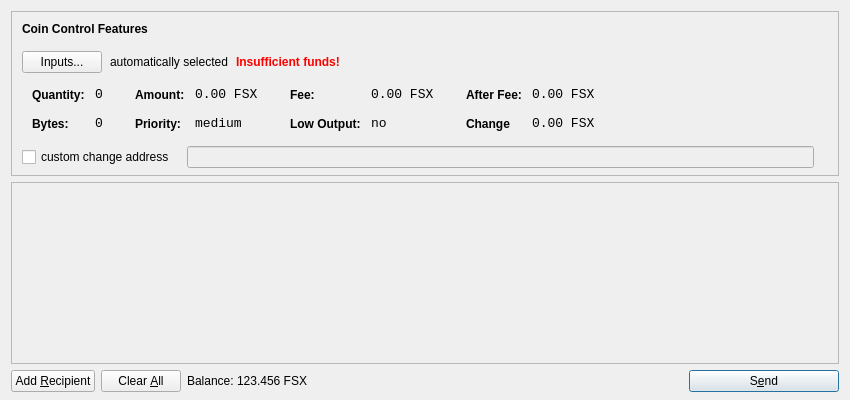
<?xml version="1.0" encoding="UTF-8"?>
<ui version="4.0">
 <class>SendCoinsDialog</class>
 <widget class="QDialog" name="SendCoinsDialog">
  <property name="geometry">
   <rect>
    <x>0</x>
    <y>0</y>
    <width>850</width>
    <height>400</height>
   </rect>
  </property>
  <property name="windowTitle">
   <string>Send Coins</string>
  </property>
  <property name="styleSheet">
   <string notr="true">background-image: url(:/images/bk);</string>
  </property>
  <layout class="QVBoxLayout" name="verticalLayout" stretch="0,1,0">
   <property name="bottomMargin">
    <number>8</number>
   </property>
   <item>
    <widget class="QFrame" name="frameCoinControl">
     <property name="sizePolicy">
      <sizepolicy hsizetype="Expanding" vsizetype="Expanding">
       <horstretch>0</horstretch>
       <verstretch>0</verstretch>
      </sizepolicy>
     </property>
     <property name="maximumSize">
      <size>
       <width>16777215</width>
       <height>16777215</height>
      </size>
     </property>
     <property name="frameShape">
      <enum>QFrame::StyledPanel</enum>
     </property>
     <property name="frameShadow">
      <enum>QFrame::Sunken</enum>
     </property>
     <layout class="QVBoxLayout" name="verticalLayoutCoinControl2">
      <property name="spacing">
       <number>6</number>
      </property>
      <property name="leftMargin">
       <number>0</number>
      </property>
      <property name="topMargin">
       <number>0</number>
      </property>
      <property name="rightMargin">
       <number>0</number>
      </property>
      <property name="bottomMargin">
       <number>6</number>
      </property>
      <item>
       <layout class="QVBoxLayout" name="verticalLayoutCoinControl" stretch="0,0,0,0,1">
        <property name="spacing">
         <number>0</number>
        </property>
        <property name="leftMargin">
         <number>10</number>
        </property>
        <property name="topMargin">
         <number>10</number>
        </property>
        <item>
         <layout class="QHBoxLayout" name="horizontalLayoutCoinControl1">
          <property name="bottomMargin">
           <number>15</number>
          </property>
          <item>
           <widget class="QLabel" name="labelCoinControlFeatures">
            <property name="sizePolicy">
             <sizepolicy hsizetype="Preferred" vsizetype="Maximum">
              <horstretch>0</horstretch>
              <verstretch>0</verstretch>
             </sizepolicy>
            </property>
            <property name="font">
             <font>
              <weight>75</weight>
              <bold>true</bold>
             </font>
            </property>
            <property name="styleSheet">
             <string notr="true">font-weight:bold;</string>
            </property>
            <property name="text">
             <string>Coin Control Features</string>
            </property>
           </widget>
          </item>
         </layout>
        </item>
        <item>
         <layout class="QHBoxLayout" name="horizontalLayoutCoinControl2" stretch="0,0,0,0">
          <property name="spacing">
           <number>8</number>
          </property>
          <property name="bottomMargin">
           <number>10</number>
          </property>
          <item>
           <widget class="QPushButton" name="pushButtonCoinControl">
            <property name="styleSheet">
             <string notr="true"/>
            </property>
            <property name="text">
             <string>Inputs...</string>
            </property>
           </widget>
          </item>
          <item>
           <widget class="QLabel" name="labelCoinControlAutomaticallySelected">
            <property name="text">
             <string>automatically selected</string>
            </property>
            <property name="margin">
             <number>5</number>
            </property>
           </widget>
          </item>
          <item>
           <widget class="QLabel" name="labelCoinControlInsuffFunds">
            <property name="font">
             <font>
              <weight>75</weight>
              <bold>true</bold>
             </font>
            </property>
            <property name="styleSheet">
             <string notr="true">color:red;font-weight:bold;</string>
            </property>
            <property name="text">
             <string>Insufficient funds!</string>
            </property>
            <property name="margin">
             <number>5</number>
            </property>
           </widget>
          </item>
          <item>
           <spacer name="horizontalSpacerCoinControl">
            <property name="orientation">
             <enum>Qt::Horizontal</enum>
            </property>
            <property name="sizeHint" stdset="0">
             <size>
              <width>40</width>
              <height>1</height>
             </size>
            </property>
           </spacer>
          </item>
         </layout>
        </item>
        <item>
         <widget class="QWidget" name="widgetCoinControl" native="true">
          <property name="sizePolicy">
           <sizepolicy hsizetype="Preferred" vsizetype="Preferred">
            <horstretch>0</horstretch>
            <verstretch>0</verstretch>
           </sizepolicy>
          </property>
          <property name="minimumSize">
           <size>
            <width>0</width>
            <height>0</height>
           </size>
          </property>
          <property name="styleSheet">
           <string notr="true"/>
          </property>
          <layout class="QHBoxLayout" name="horizontalLayoutCoinControl5">
           <property name="leftMargin">
            <number>0</number>
           </property>
           <property name="topMargin">
            <number>0</number>
           </property>
           <property name="rightMargin">
            <number>0</number>
           </property>
           <property name="bottomMargin">
            <number>0</number>
           </property>
           <item>
            <layout class="QHBoxLayout" name="horizontalLayoutCoinControl3" stretch="0,0,0,1">
             <property name="spacing">
              <number>20</number>
             </property>
             <property name="topMargin">
              <number>0</number>
             </property>
             <property name="bottomMargin">
              <number>10</number>
             </property>
             <item>
              <layout class="QFormLayout" name="formLayoutCoinControl1">
               <property name="horizontalSpacing">
                <number>10</number>
               </property>
               <property name="verticalSpacing">
                <number>14</number>
               </property>
               <property name="leftMargin">
                <number>10</number>
               </property>
               <property name="topMargin">
                <number>4</number>
               </property>
               <property name="rightMargin">
                <number>6</number>
               </property>
               <item row="0" column="0">
                <widget class="QLabel" name="labelCoinControlQuantityText">
                 <property name="styleSheet">
                  <string notr="true">font-weight:bold;</string>
                 </property>
                 <property name="text">
                  <string>Quantity:</string>
                 </property>
                 <property name="margin">
                  <number>0</number>
                 </property>
                </widget>
               </item>
               <item row="0" column="1">
                <widget class="QLabel" name="labelCoinControlQuantity">
                 <property name="font">
                  <font>
                   <family>Monospace</family>
                   <pointsize>10</pointsize>
                  </font>
                 </property>
                 <property name="cursor">
                  <cursorShape>IBeamCursor</cursorShape>
                 </property>
                 <property name="contextMenuPolicy">
                  <enum>Qt::ActionsContextMenu</enum>
                 </property>
                 <property name="text">
                  <string>0</string>
                 </property>
                 <property name="margin">
                  <number>0</number>
                 </property>
                 <property name="textInteractionFlags">
                  <set>Qt::LinksAccessibleByMouse|Qt::TextSelectableByKeyboard|Qt::TextSelectableByMouse</set>
                 </property>
                </widget>
               </item>
               <item row="1" column="0">
                <widget class="QLabel" name="labelCoinControlBytesText">
                 <property name="styleSheet">
                  <string notr="true">font-weight:bold;</string>
                 </property>
                 <property name="text">
                  <string>Bytes:</string>
                 </property>
                </widget>
               </item>
               <item row="1" column="1">
                <widget class="QLabel" name="labelCoinControlBytes">
                 <property name="font">
                  <font>
                   <family>Monospace</family>
                   <pointsize>10</pointsize>
                  </font>
                 </property>
                 <property name="cursor">
                  <cursorShape>IBeamCursor</cursorShape>
                 </property>
                 <property name="contextMenuPolicy">
                  <enum>Qt::ActionsContextMenu</enum>
                 </property>
                 <property name="text">
                  <string>0</string>
                 </property>
                 <property name="textInteractionFlags">
                  <set>Qt::LinksAccessibleByMouse|Qt::TextSelectableByKeyboard|Qt::TextSelectableByMouse</set>
                 </property>
                </widget>
               </item>
              </layout>
             </item>
             <item>
              <layout class="QFormLayout" name="formLayoutCoinControl2">
               <property name="horizontalSpacing">
                <number>10</number>
               </property>
               <property name="verticalSpacing">
                <number>14</number>
               </property>
               <property name="leftMargin">
                <number>6</number>
               </property>
               <property name="topMargin">
                <number>4</number>
               </property>
               <property name="rightMargin">
                <number>6</number>
               </property>
               <item row="0" column="0">
                <widget class="QLabel" name="labelCoinControlAmountText">
                 <property name="styleSheet">
                  <string notr="true">font-weight:bold;</string>
                 </property>
                 <property name="text">
                  <string>Amount:</string>
                 </property>
                 <property name="margin">
                  <number>0</number>
                 </property>
                </widget>
               </item>
               <item row="0" column="1">
                <widget class="QLabel" name="labelCoinControlAmount">
                 <property name="font">
                  <font>
                   <family>Monospace</family>
                   <pointsize>10</pointsize>
                  </font>
                 </property>
                 <property name="cursor">
                  <cursorShape>IBeamCursor</cursorShape>
                 </property>
                 <property name="contextMenuPolicy">
                  <enum>Qt::ActionsContextMenu</enum>
                 </property>
                 <property name="text">
                  <string>0.00 FSX</string>
                 </property>
                 <property name="textInteractionFlags">
                  <set>Qt::LinksAccessibleByMouse|Qt::TextSelectableByKeyboard|Qt::TextSelectableByMouse</set>
                 </property>
                </widget>
               </item>
               <item row="1" column="0">
                <widget class="QLabel" name="labelCoinControlPriorityText">
                 <property name="styleSheet">
                  <string notr="true">font-weight:bold;</string>
                 </property>
                 <property name="text">
                  <string>Priority:</string>
                 </property>
                </widget>
               </item>
               <item row="1" column="1">
                <widget class="QLabel" name="labelCoinControlPriority">
                 <property name="font">
                  <font>
                   <family>Monospace</family>
                   <pointsize>10</pointsize>
                  </font>
                 </property>
                 <property name="cursor">
                  <cursorShape>IBeamCursor</cursorShape>
                 </property>
                 <property name="contextMenuPolicy">
                  <enum>Qt::ActionsContextMenu</enum>
                 </property>
                 <property name="text">
                  <string>medium</string>
                 </property>
                 <property name="textInteractionFlags">
                  <set>Qt::LinksAccessibleByMouse|Qt::TextSelectableByKeyboard|Qt::TextSelectableByMouse</set>
                 </property>
                </widget>
               </item>
              </layout>
             </item>
             <item>
              <layout class="QFormLayout" name="formLayoutCoinControl3">
               <property name="horizontalSpacing">
                <number>10</number>
               </property>
               <property name="verticalSpacing">
                <number>14</number>
               </property>
               <property name="leftMargin">
                <number>6</number>
               </property>
               <property name="topMargin">
                <number>4</number>
               </property>
               <property name="rightMargin">
                <number>6</number>
               </property>
               <item row="0" column="0">
                <widget class="QLabel" name="labelCoinControlFeeText">
                 <property name="styleSheet">
                  <string notr="true">font-weight:bold;</string>
                 </property>
                 <property name="text">
                  <string>Fee:</string>
                 </property>
                 <property name="margin">
                  <number>0</number>
                 </property>
                </widget>
               </item>
               <item row="0" column="1">
                <widget class="QLabel" name="labelCoinControlFee">
                 <property name="font">
                  <font>
                   <family>Monospace</family>
                   <pointsize>10</pointsize>
                  </font>
                 </property>
                 <property name="cursor">
                  <cursorShape>IBeamCursor</cursorShape>
                 </property>
                 <property name="contextMenuPolicy">
                  <enum>Qt::ActionsContextMenu</enum>
                 </property>
                 <property name="text">
                  <string>0.00 FSX</string>
                 </property>
                 <property name="textInteractionFlags">
                  <set>Qt::LinksAccessibleByMouse|Qt::TextSelectableByKeyboard|Qt::TextSelectableByMouse</set>
                 </property>
                </widget>
               </item>
               <item row="1" column="0">
                <widget class="QLabel" name="labelCoinControlLowOutputText">
                 <property name="styleSheet">
                  <string notr="true">font-weight:bold;</string>
                 </property>
                 <property name="text">
                  <string>Low Output:</string>
                 </property>
                </widget>
               </item>
               <item row="1" column="1">
                <widget class="QLabel" name="labelCoinControlLowOutput">
                 <property name="font">
                  <font>
                   <family>Monospace</family>
                   <pointsize>10</pointsize>
                  </font>
                 </property>
                 <property name="cursor">
                  <cursorShape>IBeamCursor</cursorShape>
                 </property>
                 <property name="contextMenuPolicy">
                  <enum>Qt::ActionsContextMenu</enum>
                 </property>
                 <property name="text">
                  <string>no</string>
                 </property>
                 <property name="textInteractionFlags">
                  <set>Qt::LinksAccessibleByMouse|Qt::TextSelectableByKeyboard|Qt::TextSelectableByMouse</set>
                 </property>
                </widget>
               </item>
              </layout>
             </item>
             <item>
              <layout class="QFormLayout" name="formLayoutCoinControl4">
               <property name="horizontalSpacing">
                <number>10</number>
               </property>
               <property name="verticalSpacing">
                <number>14</number>
               </property>
               <property name="leftMargin">
                <number>6</number>
               </property>
               <property name="topMargin">
                <number>4</number>
               </property>
               <property name="rightMargin">
                <number>6</number>
               </property>
               <item row="0" column="0">
                <widget class="QLabel" name="labelCoinControlAfterFeeText">
                 <property name="styleSheet">
                  <string notr="true">font-weight:bold;</string>
                 </property>
                 <property name="text">
                  <string>After Fee:</string>
                 </property>
                 <property name="margin">
                  <number>0</number>
                 </property>
                </widget>
               </item>
               <item row="0" column="1">
                <widget class="QLabel" name="labelCoinControlAfterFee">
                 <property name="font">
                  <font>
                   <family>Monospace</family>
                   <pointsize>10</pointsize>
                  </font>
                 </property>
                 <property name="cursor">
                  <cursorShape>IBeamCursor</cursorShape>
                 </property>
                 <property name="contextMenuPolicy">
                  <enum>Qt::ActionsContextMenu</enum>
                 </property>
                 <property name="text">
                  <string>0.00 FSX</string>
                 </property>
                 <property name="textInteractionFlags">
                  <set>Qt::LinksAccessibleByMouse|Qt::TextSelectableByKeyboard|Qt::TextSelectableByMouse</set>
                 </property>
                </widget>
               </item>
               <item row="1" column="0">
                <widget class="QLabel" name="labelCoinControlChangeText">
                 <property name="styleSheet">
                  <string notr="true">font-weight:bold;</string>
                 </property>
                 <property name="text">
                  <string>Change</string>
                 </property>
                </widget>
               </item>
               <item row="1" column="1">
                <widget class="QLabel" name="labelCoinControlChange">
                 <property name="font">
                  <font>
                   <family>Monospace</family>
                   <pointsize>10</pointsize>
                  </font>
                 </property>
                 <property name="cursor">
                  <cursorShape>IBeamCursor</cursorShape>
                 </property>
                 <property name="contextMenuPolicy">
                  <enum>Qt::ActionsContextMenu</enum>
                 </property>
                 <property name="text">
                  <string>0.00 FSX</string>
                 </property>
                 <property name="textInteractionFlags">
                  <set>Qt::LinksAccessibleByMouse|Qt::TextSelectableByKeyboard|Qt::TextSelectableByMouse</set>
                 </property>
                </widget>
               </item>
              </layout>
             </item>
            </layout>
           </item>
          </layout>
         </widget>
        </item>
        <item>
         <layout class="QHBoxLayout" name="horizontalLayoutCoinControl4" stretch="0,0,0">
          <property name="spacing">
           <number>12</number>
          </property>
          <property name="sizeConstraint">
           <enum>QLayout::SetDefaultConstraint</enum>
          </property>
          <property name="topMargin">
           <number>5</number>
          </property>
          <property name="rightMargin">
           <number>5</number>
          </property>
          <item>
           <widget class="QCheckBox" name="checkBoxCoinControlChange">
            <property name="text">
             <string>custom change address</string>
            </property>
           </widget>
          </item>
          <item>
           <widget class="QLineEdit" name="lineEditCoinControlChange">
            <property name="enabled">
             <bool>false</bool>
            </property>
            <property name="sizePolicy">
             <sizepolicy hsizetype="Expanding" vsizetype="Fixed">
              <horstretch>0</horstretch>
              <verstretch>0</verstretch>
             </sizepolicy>
            </property>
           </widget>
          </item>
          <item>
           <widget class="QLabel" name="labelCoinControlChangeLabel">
            <property name="sizePolicy">
             <sizepolicy hsizetype="Preferred" vsizetype="Expanding">
              <horstretch>0</horstretch>
              <verstretch>0</verstretch>
             </sizepolicy>
            </property>
            <property name="minimumSize">
             <size>
              <width>0</width>
              <height>0</height>
             </size>
            </property>
            <property name="text">
             <string/>
            </property>
            <property name="margin">
             <number>3</number>
            </property>
           </widget>
          </item>
         </layout>
        </item>
        <item>
         <spacer name="verticalSpacerCoinControl">
          <property name="orientation">
           <enum>Qt::Vertical</enum>
          </property>
          <property name="sizeHint" stdset="0">
           <size>
            <width>800</width>
            <height>1</height>
           </size>
          </property>
         </spacer>
        </item>
       </layout>
      </item>
     </layout>
    </widget>
   </item>
   <item>
    <widget class="QScrollArea" name="scrollArea">
     <property name="widgetResizable">
      <bool>true</bool>
     </property>
     <widget class="QWidget" name="scrollAreaWidgetContents">
      <property name="geometry">
       <rect>
        <x>0</x>
        <y>0</y>
        <width>830</width>
        <height>172</height>
       </rect>
      </property>
      <layout class="QVBoxLayout" name="verticalLayout_2">
       <property name="leftMargin">
        <number>0</number>
       </property>
       <property name="topMargin">
        <number>0</number>
       </property>
       <property name="rightMargin">
        <number>0</number>
       </property>
       <property name="bottomMargin">
        <number>0</number>
       </property>
       <item>
        <layout class="QVBoxLayout" name="entries">
         <property name="spacing">
          <number>6</number>
         </property>
        </layout>
       </item>
       <item>
        <spacer name="verticalSpacer">
         <property name="orientation">
          <enum>Qt::Vertical</enum>
         </property>
         <property name="sizeHint" stdset="0">
          <size>
           <width>20</width>
           <height>40</height>
          </size>
         </property>
        </spacer>
       </item>
      </layout>
     </widget>
    </widget>
   </item>
   <item>
    <layout class="QHBoxLayout" name="horizontalLayout">
     <item>
      <widget class="QPushButton" name="addButton">
       <property name="toolTip">
        <string>Send to multiple recipients at once</string>
       </property>
       <property name="text">
        <string>Add &amp;Recipient</string>
       </property>
       <property name="icon">
        <iconset resource="../bitcoin.qrc">
         <normaloff>:/icons/add</normaloff>:/icons/add</iconset>
       </property>
       <property name="autoDefault">
        <bool>false</bool>
       </property>
      </widget>
     </item>
     <item>
      <widget class="QPushButton" name="clearButton">
       <property name="sizePolicy">
        <sizepolicy hsizetype="Minimum" vsizetype="Fixed">
         <horstretch>0</horstretch>
         <verstretch>0</verstretch>
        </sizepolicy>
       </property>
       <property name="toolTip">
        <string>Remove all transaction fields</string>
       </property>
       <property name="text">
        <string>Clear &amp;All</string>
       </property>
       <property name="icon">
        <iconset resource="../bitcoin.qrc">
         <normaloff>:/icons/remove</normaloff>:/icons/remove</iconset>
       </property>
       <property name="autoRepeatDelay">
        <number>300</number>
       </property>
       <property name="autoDefault">
        <bool>false</bool>
       </property>
      </widget>
     </item>
     <item>
      <layout class="QHBoxLayout" name="horizontalLayout_2">
       <property name="spacing">
        <number>3</number>
       </property>
       <item>
        <widget class="QLabel" name="label">
         <property name="sizePolicy">
          <sizepolicy hsizetype="Preferred" vsizetype="Fixed">
           <horstretch>0</horstretch>
           <verstretch>0</verstretch>
          </sizepolicy>
         </property>
         <property name="text">
          <string>Balance:</string>
         </property>
        </widget>
       </item>
       <item>
        <widget class="QLabel" name="labelBalance">
         <property name="sizePolicy">
          <sizepolicy hsizetype="Preferred" vsizetype="Fixed">
           <horstretch>0</horstretch>
           <verstretch>0</verstretch>
          </sizepolicy>
         </property>
         <property name="cursor">
          <cursorShape>IBeamCursor</cursorShape>
         </property>
         <property name="text">
          <string>123.456 FSX</string>
         </property>
         <property name="textInteractionFlags">
          <set>Qt::LinksAccessibleByMouse|Qt::TextSelectableByKeyboard|Qt::TextSelectableByMouse</set>
         </property>
        </widget>
       </item>
      </layout>
     </item>
     <item>
      <spacer name="horizontalSpacer">
       <property name="orientation">
        <enum>Qt::Horizontal</enum>
       </property>
       <property name="sizeHint" stdset="0">
        <size>
         <width>40</width>
         <height>20</height>
        </size>
       </property>
      </spacer>
     </item>
     <item>
      <widget class="QPushButton" name="sendButton">
       <property name="minimumSize">
        <size>
         <width>150</width>
         <height>0</height>
        </size>
       </property>
       <property name="toolTip">
        <string>Confirm the send action</string>
       </property>
       <property name="text">
        <string>S&amp;end</string>
       </property>
       <property name="icon">
        <iconset resource="../bitcoin.qrc">
         <normaloff>:/icons/send</normaloff>:/icons/send</iconset>
       </property>
       <property name="default">
        <bool>true</bool>
       </property>
      </widget>
     </item>
    </layout>
   </item>
  </layout>
 </widget>
 <resources>
  <include location="../bitcoin.qrc"/>
 </resources>
 <connections/>
</ui>
